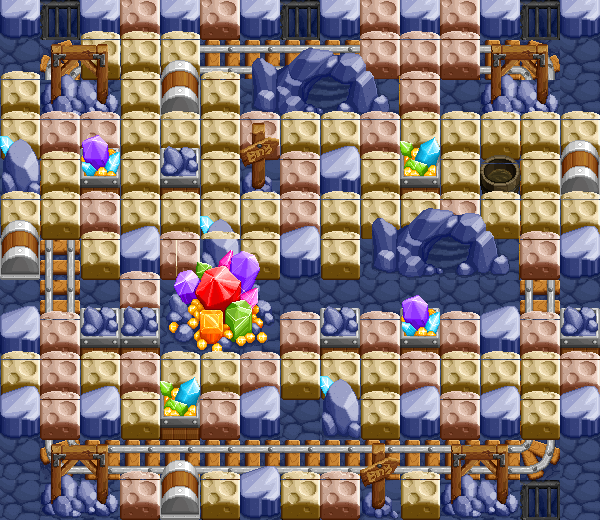

Rendered tile map (Tiled .tmx) drawn with the repository's tilesets; below, a short description and the map source with its tile grids summarised:
An orthogonal 15x13 tile map with 40x40 px tiles, 3 tile layers (background, architecture-real, architecture-float), 3 tilesets and 4 objects (spawnpoint1, spawnpoint2, spawnpoint3, spawnponit4).

<map version="1.0" orientation="orthogonal" renderorder="right-down" width="15" height="13" tilewidth="40" tileheight="40" nextobjectid="5">
 <tileset firstgid="1" name="map_tile_mine2" tilewidth="40" tileheight="40" tilecount="20" columns="20">
  <image source="map_tile_mine2.png" width="800" height="40" />
 </tileset>
 <tileset firstgid="21" name="map_tile_mine" tilewidth="40" tileheight="80" tilecount="30" columns="15">
  <image source="map_tile_mine.png" width="600" height="160" />
  <tile id="0">
   <properties>
    <property name="destructible" type="bool" value="false" />
   </properties>
  </tile>
  <tile id="1">
   <properties>
    <property name="destructible" type="bool" value="false" />
   </properties>
  </tile>
  <tile id="2">
   <properties>
    <property name="destructible" type="bool" value="false" />
   </properties>
  </tile>
  <tile id="3">
   <properties>
    <property name="destructible" type="bool" value="false" />
   </properties>
  </tile>
  <tile id="4">
   <properties>
    <property name="destructible" type="bool" value="false" />
   </properties>
  </tile>
  <tile id="5">
   <properties>
    <property name="destructible" type="bool" value="false" />
   </properties>
  </tile>
  <tile id="6">
   <properties>
    <property name="destructible" type="bool" value="false" />
   </properties>
  </tile>
  <tile id="7">
   <properties>
    <property name="destructible" type="bool" value="false" />
   </properties>
  </tile>
  <tile id="8">
   <properties>
    <property name="destructible" type="bool" value="false" />
   </properties>
  </tile>
  <tile id="9">
   <properties>
    <property name="destructible" type="bool" value="false" />
   </properties>
  </tile>
  <tile id="10">
   <properties>
    <property name="destructible" type="bool" value="true" />
   </properties>
  </tile>
  <tile id="11">
   <properties>
    <property name="destructible" type="bool" value="true" />
   </properties>
  </tile>
  <tile id="15">
   <properties>
    <property name="destructible" type="bool" value="false" />
   </properties>
  </tile>
  <tile id="16">
   <properties>
    <property name="destructible" type="bool" value="false" />
   </properties>
  </tile>
  <tile id="17">
   <properties>
    <property name="destructible" type="bool" value="false" />
   </properties>
  </tile>
  <tile id="18">
   <properties>
    <property name="destructible" type="bool" value="true" />
   </properties>
  </tile>
  <tile id="19">
   <properties>
    <property name="destructible" type="bool" value="true" />
   </properties>
  </tile>
  <tile id="20">
   <properties>
    <property name="destructible" type="bool" value="true" />
   </properties>
  </tile>
  <tile id="21">
   <properties>
    <property name="destructible" type="bool" value="true" />
   </properties>
  </tile>
  <tile id="22">
   <properties>
    <property name="destructible" type="bool" value="false" />
   </properties>
  </tile>
  <tile id="23">
   <properties>
    <property name="destructible" type="bool" value="false" />
   </properties>
  </tile>
  <tile id="24">
   <properties>
    <property name="destructible" type="bool" value="false" />
   </properties>
  </tile>
  <tile id="25">
   <properties>
    <property name="destructible" type="bool" value="false" />
   </properties>
  </tile>
  <tile id="26">
   <properties>
    <property name="destructible" type="bool" value="true" />
   </properties>
  </tile>
  <tile id="27">
   <properties>
    <property name="destructible" type="bool" value="true" />
   </properties>
  </tile>
 </tileset>
 <tileset firstgid="51" name="map_tile_mine1" tilewidth="40" tileheight="40" tilecount="60" columns="15">
  <image source="map_tile_mine1.png" width="600" height="160" />
 </tileset>
 <layer name="background" width="15" height="13">
  <data>[195 cells, 195 non-empty, 8 distinct tile ids]</data>
 </layer>
 <layer name="architecture-real" width="15" height="13">
  <data>[195 cells, 147 non-empty, 19 distinct tile ids]</data>
 </layer>
 <layer name="architecture-float" width="15" height="13">
  <data>[195 cells, 138 non-empty, 22 distinct tile ids]</data>
 </layer>
 <objectgroup name="objects">
  <object id="1" name="spawnpoint1" x="0" y="40" width="40" height="40" />
  <object id="2" name="spawnpoint2" x="0" y="480" width="40" height="40" />
  <object id="3" name="spawnpoint3" x="560" y="480" width="40" height="40" />
  <object id="4" name="spawnponit4" x="560" y="80" width="40" height="40" />
 </objectgroup>
</map>